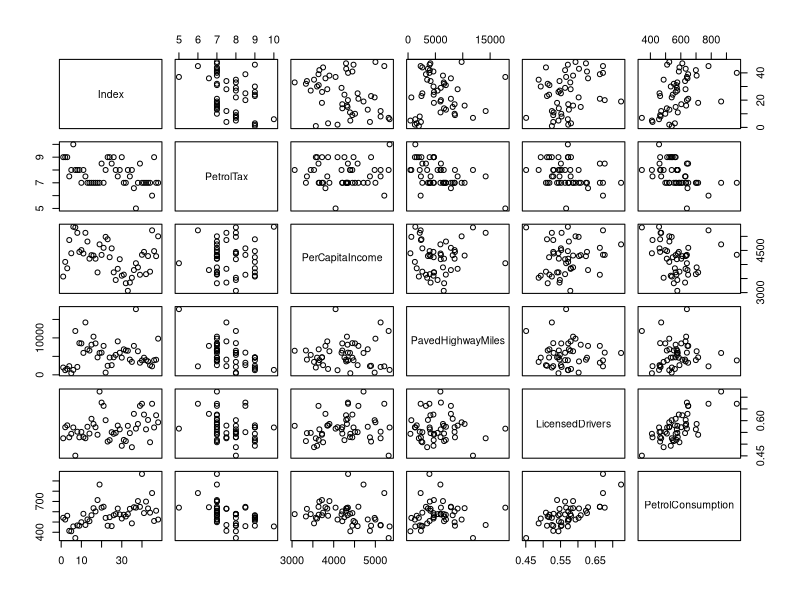
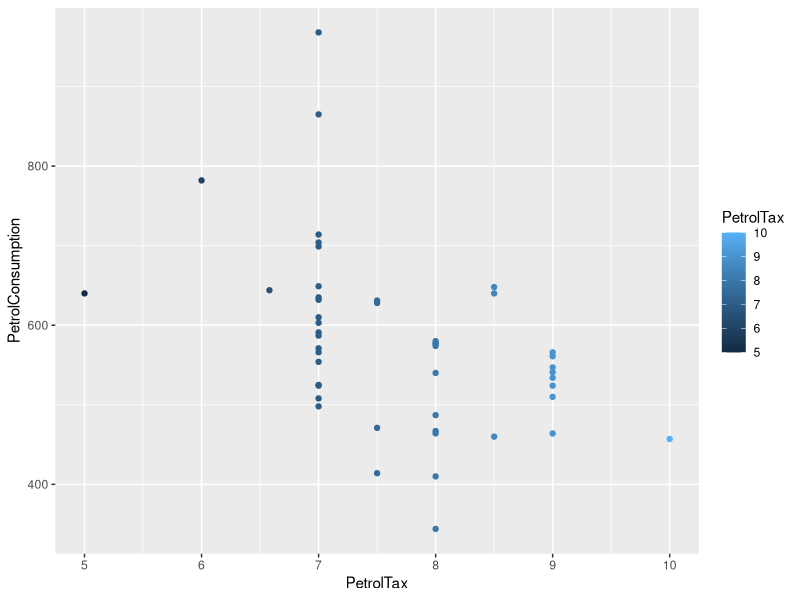
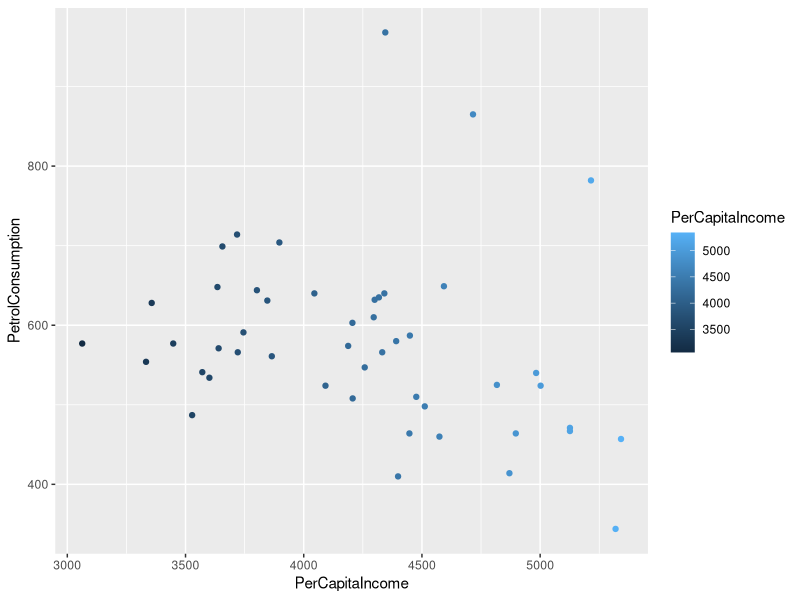
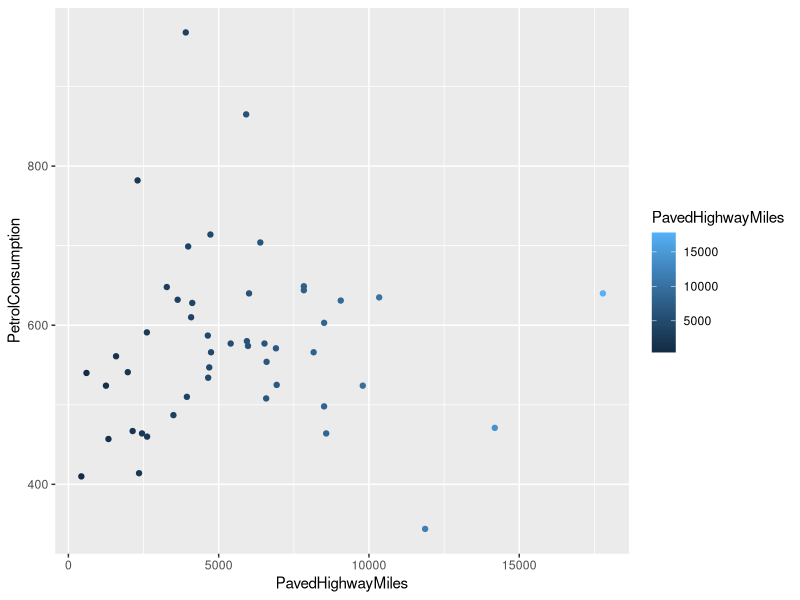
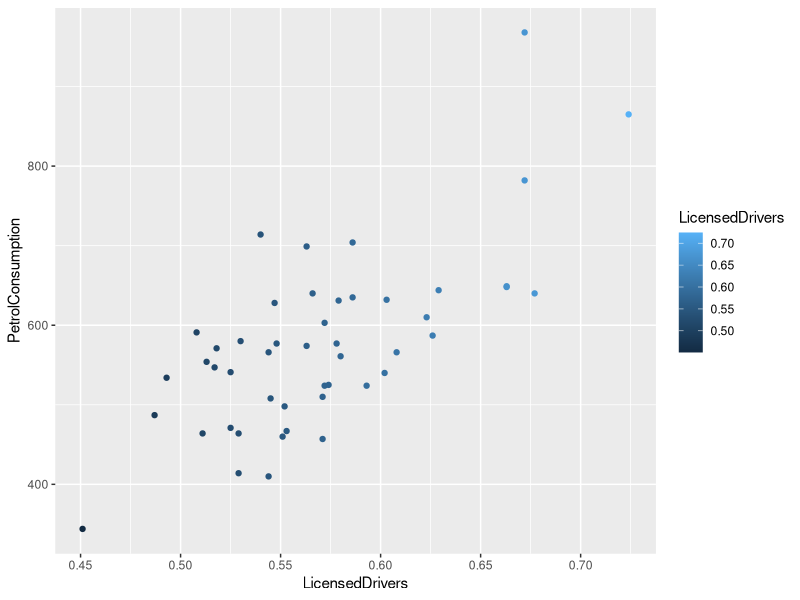
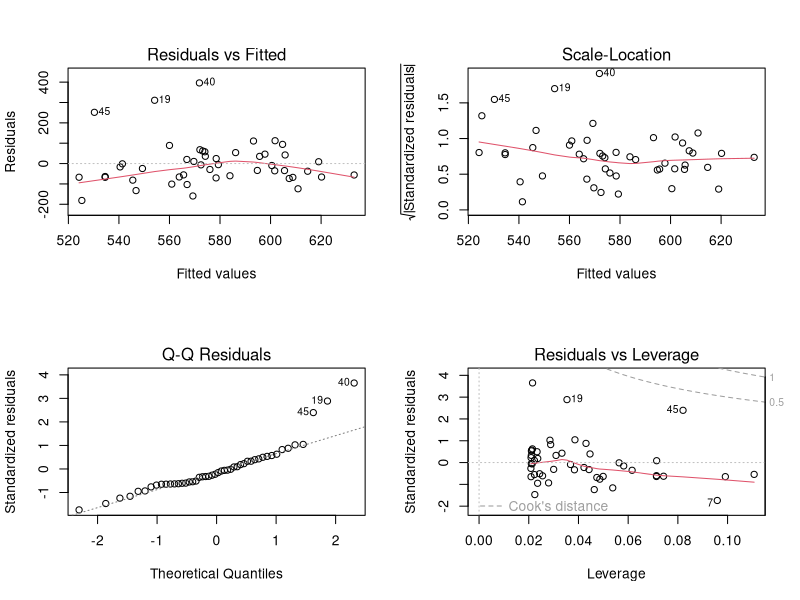
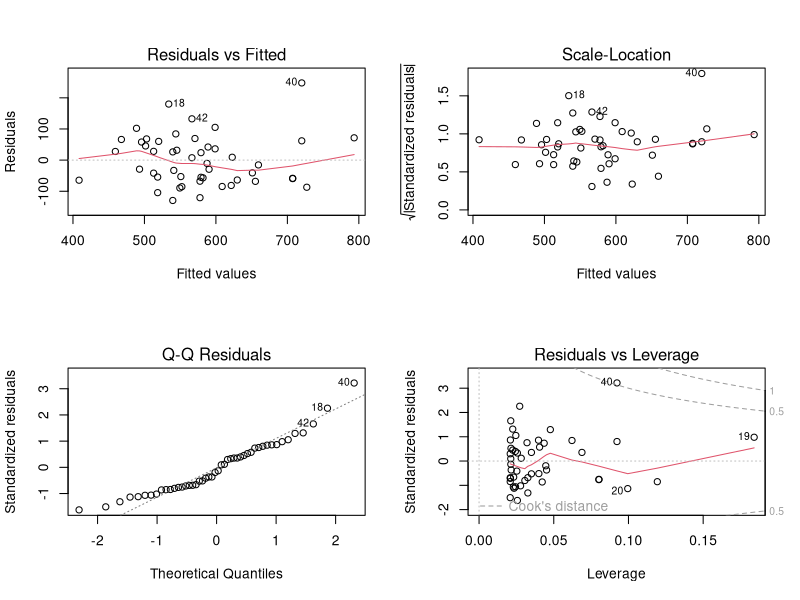
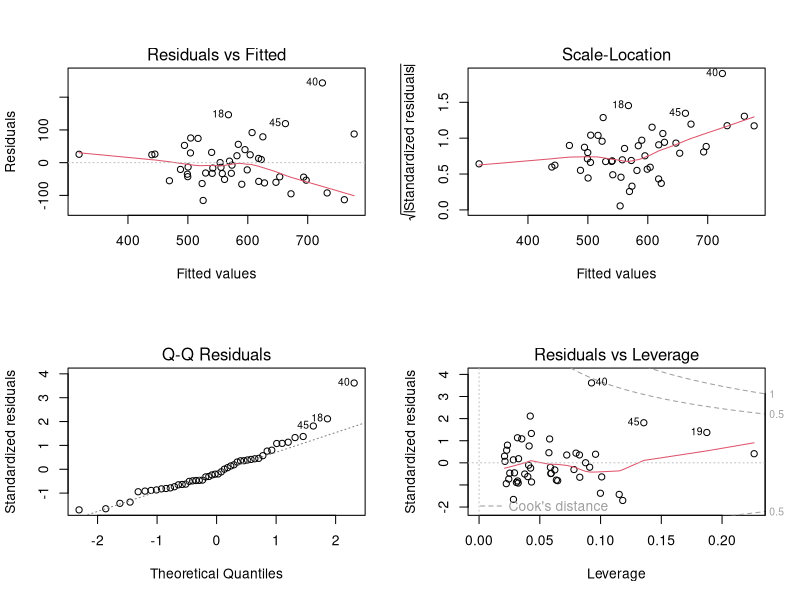

These charts were generated, in order, by the following R code:
# [Section-1]
# Load petrolconsumption.csv and name columns
#
# source: http://people.sc.fsu.edu/~jburkardt/datasets/regression/
#
# There are 48 rows of data.  The data include:
#
# I,  the index;
# A1, the petrol tax;
# A2, the per capita income;
# A3, the miles of paved highway;
# A4, the proportion of drivers;
# B,  the consumption of petrol.
#
  
library(ggplot2)

data <- read.table('petrolconsumption.csv', sep=',', header=T)
head(data)
colnames(data) <- c("Index", "PetrolTax", "PerCapitaIncome", "PavedHighwayMiles", "LicensedDrivers", "PetrolConsumption")

# [Section-2]
# Creating scatter plots and look for any relationship
# between dependent and explanatory variables and
# save plots as png
set.seed(42)
png('plots/scatterplots_%03d.png', width=6, height=6, units='in', res=300)
plot(data, ask=FALSE)
ggplot(data, aes(x=PetrolTax, y=PetrolConsumption)) + geom_point(aes(colour = PetrolTax), ask=FALSE)
ggplot(data, aes(x=PerCapitaIncome, y=PetrolConsumption)) + geom_point(aes(colour = PerCapitaIncome), ask=FALSE)
ggplot(data, aes(x=PavedHighwayMiles, y=PetrolConsumption)) + geom_point(aes(colour = PavedHighwayMiles), ask=FALSE)
ggplot(data, aes(x=LicensedDrivers, y=PetrolConsumption)) + geom_point(aes(colour = LicensedDrivers), ask=FALSE)
dev.off()

# [Section-3]
# it appears perCapitaIncome & proportionOfLicensedDrivers 
# are positively influencing petrol consumption 
# applying linear regression function on each of them
png('plots/lm_percapitaincome_on_petrolconsumption.png', width=6, height=6, units='in', res=300)
layout(matrix(1:4, ncol=2))
plot(lm(PetrolConsumption ~ PerCapitaIncome, data))
dev.off()

png('plots/lm_licenseddrivers_on_petrolconsumption.png', width=6, height=6, units='in', res=300)
layout(matrix(1:4, ncol=2))
plot(lm(PetrolConsumption ~ LicensedDrivers, data))
dev.off()

# [Section-4]
# creating a regression model by 
# considering all independent variables
# start by dropping "Index" column
df <- subset(data, select = c("PetrolTax", "PerCapitaIncome", "PavedHighwayMiles", "LicensedDrivers", "PetrolConsumption"))
fit1 <- lm(PetrolConsumption ~.,df)
summary(fit1)

# eliminating "PavedHighwayMiles"
fit2 <- update(fit1,.~.-PavedHighwayMiles)
summary(fit2)

# eliminating "PetrolTax"
fit3 <- update(fit2,.~.-PetrolTax)
summary(fit3)

png('plots/lm_petrolconsumption.png', width=6, height=6, units='in', res=300)
layout(matrix(1:4, ncol=2))
plot(fit3)
dev.off()

# ---------------------------------------------------------------------------------



